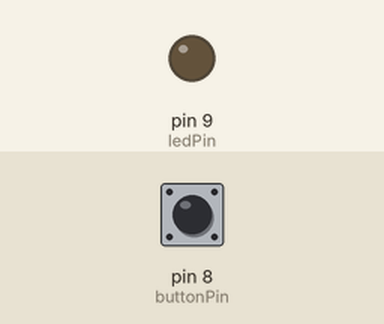
The sketch below on a simulated Arduino Uno, built with avr-gcc and run on an emulated ATmega328P. Parts: output pins drawn as LEDs (lit = HIGH). The inputs (shaded band) are chosen by the test bench; at power-on: pin 8 (buttonPin) LOW. What the sketch prints to the serial monitor is not drawn.

Above: at 1.2 s.
1.3 s: pin 8 (buttonPin) pulled HIGH for 0.15 s
At 1.38 s:
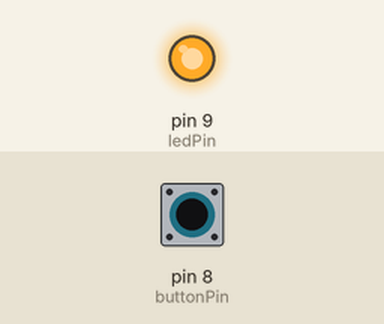
2.9 s: pin 8 (buttonPin) pulled HIGH for 3.2 s
At 7.1 s:
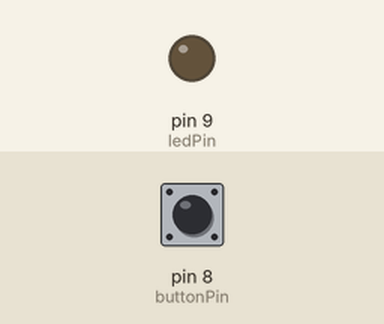
7.6 s: pin 8 (buttonPin) driven HIGH
At 8.3 s:
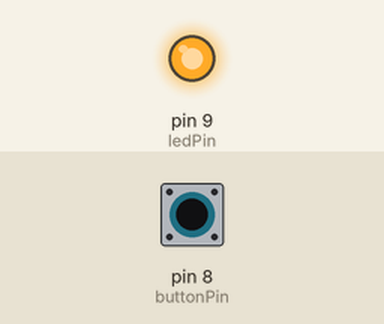
10.6 s: pin 8 (buttonPin) driven LOW
At 11.7 s:
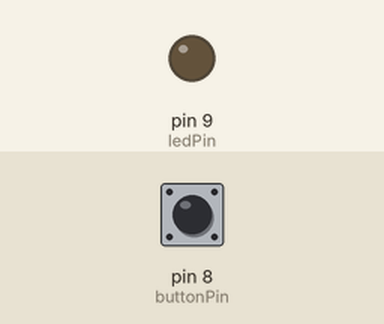
Timing chart, 0 to 13.1 s (numbered marks = the images above; inputs shaded):
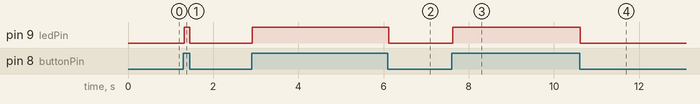

The sketch:

CS362_atank2_Lab1.ino
```cpp
// constants won't change. They're used here to
// set pin numbers:
const int buttonPin = 8;     // the number of the pushbutton pin
const int ledPin =  9;      // the number of the LED pin

// variables will change:
int buttonState = 0;         // variable for reading the pushbutton status

void setup() {
  // initialize the LED pin as an output:
  pinMode(ledPin, OUTPUT);
  // initialize the pushbutton pin as an input:
  pinMode(buttonPin, INPUT);
  Serial.begin(9600);
}

void loop() {
  // read the state of the pushbutton value:
  buttonState = digitalRead(buttonPin);
    Serial.println( buttonState);

  // check if the pushbutton is pressed.
  // if it is, the buttonState is HIGH:
  if (buttonState == HIGH) {
    // turn LED on:
    Serial.println("led lightup");
    digitalWrite(ledPin, HIGH);
  } else {
    // turn LED off:
    digitalWrite(ledPin, LOW);
  }
}
```

Measured:
- after the input at 1.3 s, pin 9 (ledPin): LOW → HIGH at once, → LOW 0.14 s later
- after the input at 2.9 s, pin 9 (ledPin): LOW → HIGH at once, → LOW 3.2 s later
- after the input at 7.6 s, pin 9 (ledPin): LOW → HIGH at once
- after the input at 10.6 s, pin 9 (ledPin): HIGH → LOW at once
